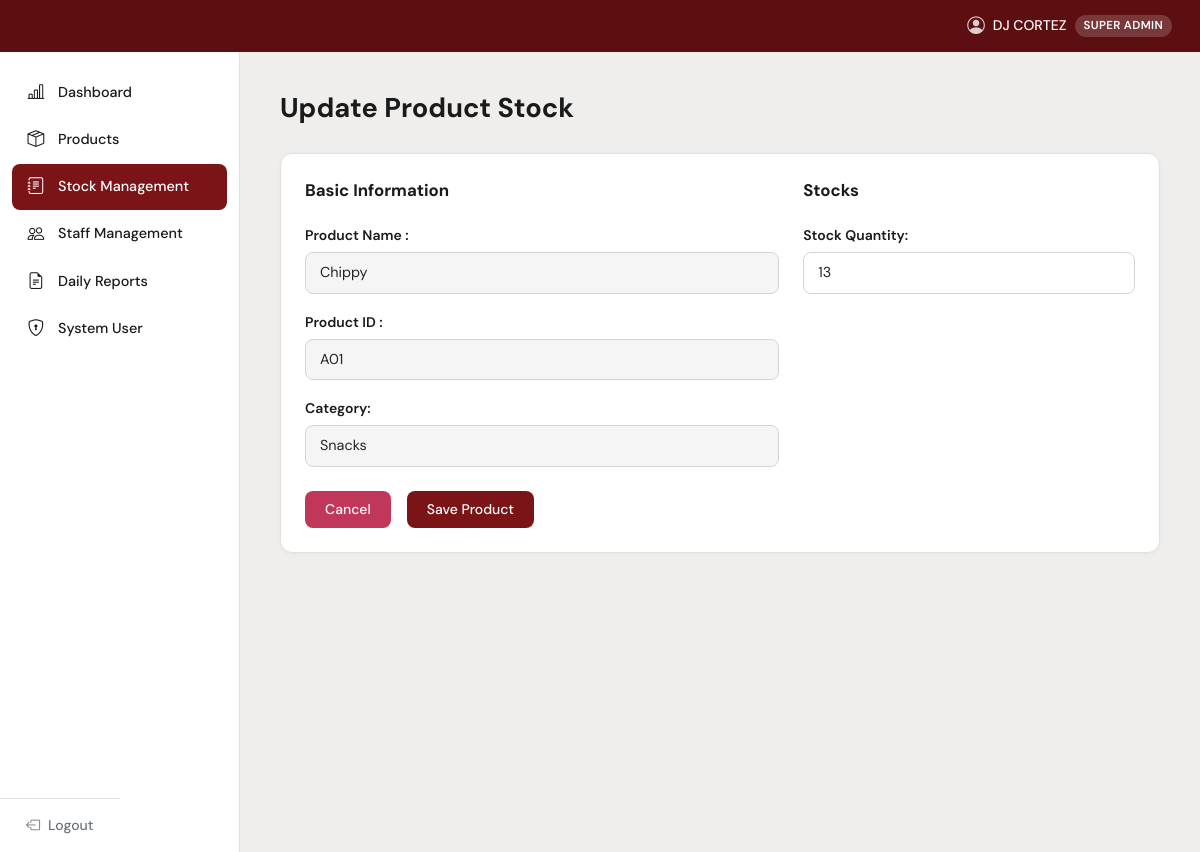
The app's page /update_stock.php?id=1 (signed in) with its own data.
### tables this page shows
CREATE TABLE `stocks` (
  `id` int(11) NOT NULL,
  `product_id` int(11) NOT NULL,
  `branch_id` int(11) NOT NULL,
  `quantity` int(11) NOT NULL DEFAULT 0,
  `reorder_level` int(11) NOT NULL DEFAULT 0,
  `last_updated` timestamp NOT NULL DEFAULT current_timestamp() ON UPDATE current_timestamp()
);

CREATE TABLE `products` (
  `id` int(11) NOT NULL,
  `product_id` varchar(20) NOT NULL,
  `name` varchar(150) NOT NULL,
  `category_id` int(11) DEFAULT NULL,
  `cost_price` decimal(10,2) NOT NULL DEFAULT 0.00,
  `selling_price` decimal(10,2) NOT NULL DEFAULT 0.00,
  `created_at` timestamp NOT NULL DEFAULT current_timestamp()
);

CREATE TABLE `categories` (
  `id` int(11) NOT NULL,
  `name` varchar(100) NOT NULL,
  `created_at` timestamp NOT NULL DEFAULT current_timestamp(),
  `prefix` char(2) DEFAULT NULL
);

### update_stock.php (the view, shortened to what this page needs)
<?php
$db = getDB();
$id = (int)($_GET['id'] ?? 0);
$row = $db->query("SELECT s.*, p.product_id as pid, p.name, c.name as cat_name FROM stocks s JOIN products p ON p.id=s.product_id LEFT JOIN categories c ON c.id=p.category_id WHERE s.id=$id")->fetch_assoc();
include 'includes/header.php';
?>
<div class="page-title mb-4">Update Product Stock</div>
<div class="c-card p-4">
    <?php $back_bid = (int)($_GET['back'] ?? 0); ?>
    <form method="POST">
        <div class="row g-4">
            <div class="col-md-7">
                <div class="section-title">Basic Information</div>
                <div class="mb-3">
                    <label class="form-label">Product Name :</label>
                    <input type="text" class="form-control" value="<?= htmlspecialchars($row['name']) ?>" readonly style="background:#f5f5f5;">
                </div>
                <div class="mb-3">
                    <label class="form-label">Product ID :</label>
                    <input type="text" class="form-control" value="<?= htmlspecialchars($row['pid']) ?>" readonly style="background:#f5f5f5;">
                </div>
                <div class="mb-3">
                    <label class="form-label">Category:</label>
                    <input type="text" class="form-control" value="<?= htmlspecialchars($row['cat_name'] ?? '—') ?>" readonly style="background:#f5f5f5;">
                </div>
            </div>
            <div class="col-md-5">
                <div class="section-title">Stocks</div>
                <div class="mb-3">
                    <label class="form-label">Stock Quantity:</label>
                    <input type="number" name="quantity" class="form-control" value="<?= $row['quantity'] ?>" min="0" required>
                </div>
            </div>
        </div>
        <div class="d-flex gap-3 mt-2">
            <a href="<?= $back_bid ? "stock_branch.php?branch=$back_bid" : 'stock.php' ?>" class="btn btn-crimson">Cancel</a>
            <button type="submit" class="btn btn-maroon">Save Product</button>
        </div>
    </form>
</div>
<?php include 'includes/footer.php'; ?>

### includes/header.php (style rules this page uses)
:root { --maroon: #7B1416; --maroon-dark: #5C0E10; --maroon-light: #A03030; --crimson: #C1375A; --bg-body: #F0EEEC; --sidebar-w: 240px; --header-h: 52px; --text-main: #1a1a1a; --text-muted: #6c757d; --card-bg: #FFFFFF; --border: #E4E0DC; --tbl-header: #EAE6E2; }
*, *::before, *::after { box-sizing: border-box; margin: 0; padding: 0; }
body { font-family: 'DM Sans', sans-serif; background: var(--bg-body); color: var(--text-main); min-height: 100vh; }
.page-title { font-size: 1.7rem; font-weight: 700; margin-bottom: 4px; }
.c-card { background: var(--card-bg); border-radius: 12px; border: 1px solid var(--border); box-shadow: 0 1px 4px rgba(0,0,0,.04); }
.btn-maroon { background: var(--maroon); color: #fff; border: none; border-radius: 8px; padding: 8px 20px; font-size: .875rem; font-weight: 500; transition: background .15s; }
.btn-crimson { background: var(--crimson); color: #fff; border: none; border-radius: 8px; padding: 8px 20px; font-size: .875rem; font-weight: 500; transition: background .15s; }
.form-label { font-weight: 600; font-size: .875rem; margin-bottom: 6px; }
.form-control, .form-select { border: 1.5px solid #D9D4CF; border-radius: 8px; padding: 9px 14px; font-size: .9rem; }
.section-title { font-size: 1.05rem; font-weight: 700; margin-bottom: 20px; }

### records on screen
stocks: product.name "Chippy", product.product_id "A01", name "Snacks", quantity "13"

### other values on screen
$_SESSION['full_name'] "DJ CORTEZ"
roleBadge($_role) "SUPER ADMIN"
